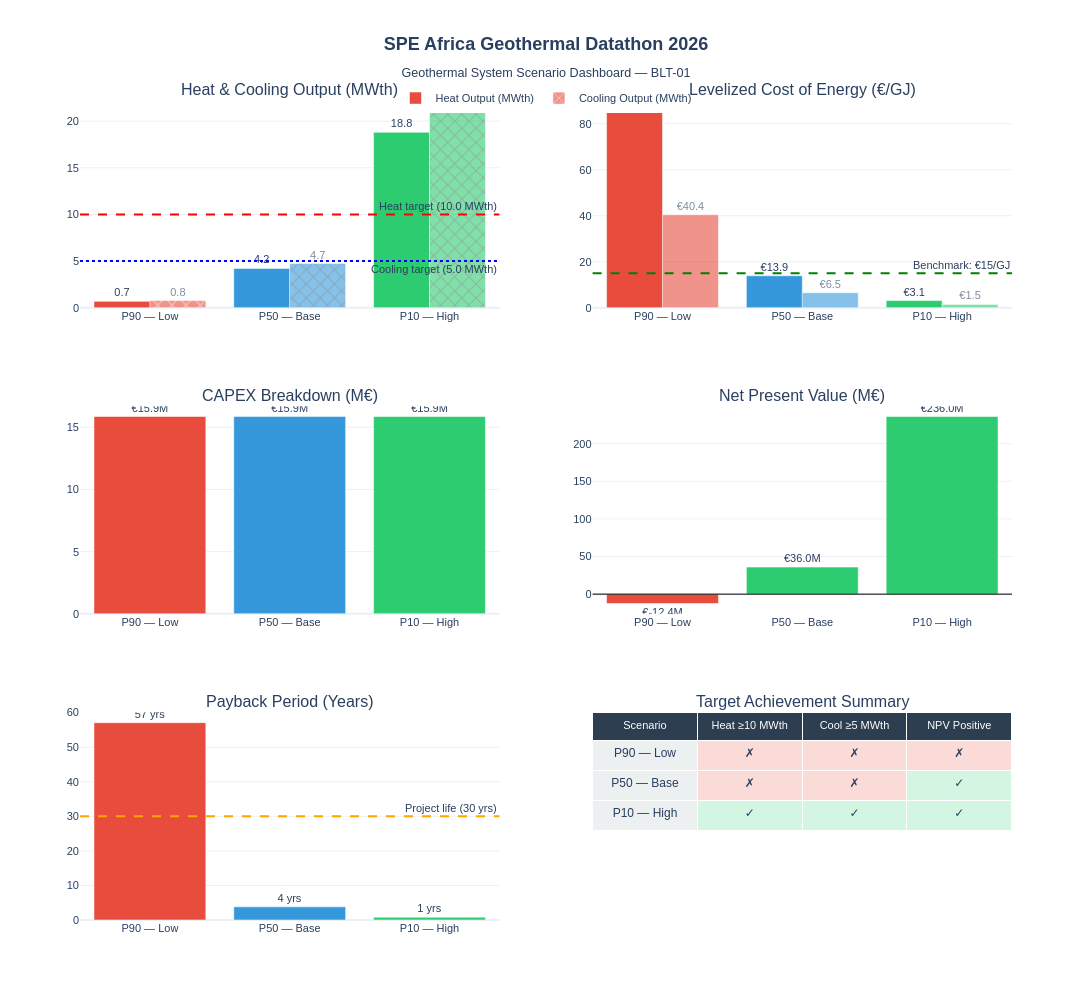

The notebook cell this image was saved under:
### Markdown cell above
## 2. Build the full dashboard figure

### Code cell
scenario_colors = {
    "P90": "#e74c3c",
    "P50": "#3498db",
    "P10": "#2ecc71",
}

def get_color(name):
    for k, v in scenario_colors.items():
        if k in name:
            return v
    return "#95a5a6"

colors = [get_color(s) for s in results["Scenario"]]
scenarios = results["Scenario"].tolist()

fig = make_subplots(
    rows=3, cols=2,
    subplot_titles=[
        "Heat & Cooling Output (MWth)",
        "Levelized Cost of Energy (€/GJ)",
        "CAPEX Breakdown (M€)",
        "Net Present Value (M€)",
        "Payback Period (Years)",
        "Target Achievement Summary",
    ],
    specs=[
        [{"type": "xy"}, {"type": "xy"}],
        [{"type": "xy"}, {"type": "xy"}],
        [{"type": "xy"}, {"type": "table"}],
    ],
    vertical_spacing=0.12,
    horizontal_spacing=0.10,
)

# ── Panel 1: Heat and Cooling Output ──
fig.add_trace(go.Bar(
    name="Heat Output (MWth)",
    x=scenarios,
    y=results["Heat Output (MWth)"],
    marker_color=colors,
    text=[f"{v:.1f}" for v in results["Heat Output (MWth)"]],
    textposition="outside",
    showlegend=True,
), row=1, col=1)

fig.add_trace(go.Bar(
    name="Cooling Output (MWth)",
    x=scenarios,
    y=results["Cooling Output (MWth)"],
    marker_color=colors,
    marker_pattern_shape="x",
    opacity=0.6,
    text=[f"{v:.1f}" for v in results["Cooling Output (MWth)"]],
    textposition="outside",
    showlegend=True,
), row=1, col=1)

# Target lines
fig.add_hline(y=CFG["targets"]["heat_mwth"], line_dash="dash",
              line_color="red", row=1, col=1,
              annotation_text=f"Heat target ({CFG['targets']['heat_mwth']} MWth)",
              annotation_position="top right")
fig.add_hline(y=CFG["targets"]["cooling_mwth"], line_dash="dot",
              line_color="blue", row=1, col=1,
              annotation_text=f"Cooling target ({CFG['targets']['cooling_mwth']} MWth)",
              annotation_position="bottom right")

# ── Panel 2: LCoE comparison ──
fig.add_trace(go.Bar(
    name="LCoE Heat (€/GJ)",
    x=scenarios,
    y=results["LCoE Heat (€/GJ)"],
    marker_color=colors,
    text=[f"€{v:.1f}" for v in results["LCoE Heat (€/GJ)"]],
    textposition="outside",
    showlegend=False,
), row=1, col=2)

fig.add_trace(go.Bar(
    name="LCoE Blended (€/GJ)",
    x=scenarios,
    y=results["LCoE Blended (€/GJ)"],
    marker_color=colors,
    opacity=0.6,
    text=[f"€{v:.1f}" for v in results["LCoE Blended (€/GJ)"]],
    textposition="outside",
    showlegend=False,
), row=1, col=2)

# Reference: Dutch district heating benchmark ~15 €/GJ
fig.add_hline(y=15, line_dash="dash", line_color="green", row=1, col=2,
              annotation_text="Benchmark: €15/GJ", annotation_position="top right")

# ── Panel 3: CAPEX ──
fig.add_trace(go.Bar(
    name="CAPEX (M€)",
    x=scenarios,
    y=results["CAPEX (M€)"],
    marker_color=colors,
    text=[f"€{v:.1f}M" for v in results["CAPEX (M€)"]],
    textposition="outside",
    showlegend=False,
), row=2, col=1)

# ── Panel 4: NPV ──
npv_colors = ["#2ecc71" if v >= 0 else "#e74c3c" for v in results["NPV (M€)"]]
fig.add_trace(go.Bar(
    name="NPV (M€)",
    x=scenarios,
    y=results["NPV (M€)"],
    marker_color=npv_colors,
    text=[f"€{v:.1f}M" for v in results["NPV (M€)"]],
    textposition="outside",
    showlegend=False,
), row=2, col=2)
fig.add_hline(y=0, line_color="black", line_width=1, row=2, col=2)

# ── Panel 5: Payback period ──
fig.add_trace(go.Bar(
    name="Payback (yrs)",
    x=scenarios,
    y=results["Payback (yrs)"],
    marker_color=colors,
    text=[f"{v:.0f} yrs" for v in results["Payback (yrs)"]],
    textposition="outside",
    showlegend=False,
), row=3, col=1)
fig.add_hline(y=CFG["economics"]["lifetime_years"], line_dash="dash",
              line_color="orange", row=3, col=1,
              annotation_text=f"Project life ({CFG['economics']['lifetime_years']} yrs)")

# ── Panel 6: Target achievement table ──
heat_met    = ["✓" if v else "✗" for v in results["Meets Heat Target"]]
cooling_met = ["✓" if v else "✗" for v in results["Meets Cooling Target"]]

fig.add_trace(go.Table(
    header=dict(
        values=["Scenario", "Heat ≥10 MWth", "Cool ≥5 MWth", "NPV Positive"],
        fill_color="#2c3e50",
        font=dict(color="white", size=11),
        align="center",
    ),
    cells=dict(
        values=[
            scenarios,
            heat_met,
            cooling_met,
            ["✓" if v >= 0 else "✗" for v in results["NPV (M€)"]],
        ],
        fill_color=[
            ["#ecf0f1"] * len(scenarios),
            ["#d5f5e3" if v=="✓" else "#fadbd8" for v in heat_met],
            ["#d5f5e3" if v=="✓" else "#fadbd8" for v in cooling_met],
            ["#d5f5e3" if v >= 0 else "#fadbd8" for v in results["NPV (M€)"]],
        ],
        font=dict(size=12),
        align="center",
        height=30,
    ),
), row=3, col=2)

fig.update_layout(
    title=dict(
        text=(f"<b>SPE Africa Geothermal Datathon 2026</b><br>"
              f"<sub>Geothermal System Scenario Dashboard — {results['Well'].iloc[0]}</sub>"),
        x=0.5,
        font=dict(size=18),
    ),
    height=1000,
    width=1400,
    template="plotly_white",
    barmode="group",
    showlegend=True,
    legend=dict(orientation="h", x=0.5, xanchor="center", y=1.02),
    font=dict(family="Arial", size=11),
)

fig.show()
print("Dashboard rendered.")

### Figure 1 — Plotly figure (JSON) as saved in the notebook; plotly's stock layout.template omitted (floating-point values rounded to 4 significant figures)
{"data": [{"marker": {"color": ["#e74c3c", "#3498db", "#2ecc71"]}, "name": "Heat Output (MWth)", "showlegend": true, "text": ["0.7", "4.2", "18.8"], "textposition": "outside", "type": "bar", "x": ["P90 — Low", "P50 — Base", "P10 — High"], "xaxis": "x", "y": [0.682, 4.21, 18.81], "yaxis": "y"}, {"marker": {"color": ["#e74c3c", "#3498db", "#2ecc71"], "pattern": {"shape": "x"}}, "name": "Cooling Output (MWth)", "opacity": 0.6, "showlegend": true, "text": ["0.8", "4.7", "21.2"], "textposition": "outside", "type": "bar", "x": ["P90 — Low", "P50 — Base", "P10 — High"], "xaxis": "x", "y": [0.767, 4.736, 21.16], "yaxis": "y"}, {"marker": {"color": ["#e74c3c", "#3498db", "#2ecc71"]}, "name": "LCoE Heat (€/GJ)", "showlegend": false, "text": ["€85.8", "€13.9", "€3.1"], "textposition": "outside", "type": "bar", "x": ["P90 — Low", "P50 — Base", "P10 — High"], "xaxis": "x2", "y": [85.83, 13.9, 3.11], "yaxis": "y2"}, {"marker": {"color": ["#e74c3c", "#3498db", "#2ecc71"]}, "name": "LCoE Blended (€/GJ)", "opacity": 0.6, "showlegend": false, "text": ["€40.4", "€6.5", "€1.5"], "textposition": "outside", "type": "bar", "x": ["P90 — Low", "P50 — Base", "P10 — High"], "xaxis": "x2", "y": [40.4, 6.54, 1.46], "yaxis": "y2"}, {"marker": {"color": ["#e74c3c", "#3498db", "#2ecc71"]}, "name": "CAPEX (M€)", "showlegend": false, "text": ["€15.9M", "€15.9M", "€15.9M"], "textposition": "outside", "type": "bar", "x": ["P90 — Low", "P50 — Base", "P10 — High"], "xaxis": "x3", "y": [15.86, 15.86, 15.86], "yaxis": "y3"}, {"marker": {"color": ["#e74c3c", "#2ecc71", "#2ecc71"]}, "name": "NPV (M€)", "showlegend": false, "text": ["€-12.4M", "€36.0M", "€236.0M"], "textposition": "outside", "type": "bar", "x": ["P90 — Low", "P50 — Base", "P10 — High"], "xaxis": "x4", "y": [-12.41, 35.95, 236.0], "yaxis": "y4"}, {"marker": {"color": ["#e74c3c", "#3498db", "#2ecc71"]}, "name": "Payback (yrs)", "showlegend": false, "text": ["57 yrs", "4 yrs", "1 yrs"], "textposition": "outside", "type": "bar", "x": ["P90 — Low", "P50 — Base", "P10 — High"], "xaxis": "x5", "y": [57.1, 3.8, 0.8], "yaxis": "y5"}, {"cells": {"align": "center", "fill": {"color": [["#ecf0f1", "#ecf0f1", "#ecf0f1"], ["#fadbd8", "#fadbd8", "#d5f5e3"], ["#fadbd8", "#fadbd8", "#d5f5e3"], ["#fadbd8", "#d5f5e3", "#d5f5e3"]]}, "font": {"size": 12}, "height": 30, "values": [["P90 — Low", "P50 — Base", "P10 — High"], ["✗", "✗", "✓"], ["✗", "✗", "✓"], ["✗", "✓", "✓"]]}, "domain": {"x": [0.55, 1.0], "y": [0.0, 0.2533]}, "header": {"align": "center", "fill": {"color": "#2c3e50"}, "font": {"color": "white", "size": 11}, "values": ["Scenario", "Heat ≥10 MWth", "Cool ≥5 MWth", "NPV Positive"]}, "type": "table"}], "layout": {"annotations": [{"font": {"size": 16}, "showarrow": false, "text": "Heat & Cooling Output (MWth)", "x": 0.225, "xanchor": "center", "xref": "paper", "y": 1.0, "yanchor": "bottom", "yref": "paper"}, {"font": {"size": 16}, "showarrow": false, "text": "Levelized Cost of Energy (€/GJ)", "x": 0.775, "xanchor": "center", "xref": "paper", "y": 1.0, "yanchor": "bottom", "yref": "paper"}, {"font": {"size": 16}, "showarrow": false, "text": "CAPEX Breakdown (M€)", "x": 0.225, "xanchor": "center", "xref": "paper", "y": 0.6267, "yanchor": "bottom", "yref": "paper"}, {"font": {"size": 16}, "showarrow": false, "text": "Net Present Value (M€)", "x": 0.775, "xanchor": "center", "xref": "paper", "y": 0.6267, "yanchor": "bottom", "yref": "paper"}, {"font": {"size": 16}, "showarrow": false, "text": "Payback Period (Years)", "x": 0.225, "xanchor": "center", "xref": "paper", "y": 0.2533, "yanchor": "bottom", "yref": "paper"}, {"font": {"size": 16}, "showarrow": false, "text": "Target Achievement Summary", "x": 0.775, "xanchor": "center", "xref": "paper", "y": 0.2533, "yanchor": "bottom", "yref": "paper"}, {"showarrow": false, "text": "Heat target (10.0 MWth)", "x": 1, "xanchor": "right", "xref": "x domain", "y": 10.0, "yanchor": "bottom", "yref": "y"}, {"showarrow": false, "text": "Cooling target (5.0 MWth)", "x": 1, "xanchor": "right", "xref": "x domain", "y": 5.0, "yanchor": "top", "yref": "y"}, {"showarrow": false, "text": "Benchmark: €15/GJ", "x": 1, "xanchor": "right", "xref": "x2 domain", "y": 15, "yanchor": "bottom", "yref": "y2"}, {"showarrow": false, "text": "Project life (30 yrs)", "x": 1, "xanchor": "right", "xref": "x5 domain", "y": 30, "yanchor": "bottom", "yref": "y5"}], "barmode": "group", "font": {"family": "Arial", "size": 11}, "height": 1000, "legend": {"orientation": "h", "x": 0.5, "xanchor": "center", "y": 1.02}, "shapes": [{"line": {"color": "red", "dash": "dash"}, "type": "line", "x0": 0, "x1": 1, "xref": "x domain", "y0": 10.0, "y1": 10.0, "yref": "y"}, {"line": {"color": "blue", "dash": "dot"}, "type": "line", "x0": 0, "x1": 1, "xref": "x domain", "y0": 5.0, "y1": 5.0, "yref": "y"}, {"line": {"color": "green", "dash": "dash"}, "type": "line", "x0": 0, "x1": 1, "xref": "x2 domain", "y0": 15, "y1": 15, "yref": "y2"}, {"line": {"color": "black", "width": 1}, "type": "line", "x0": 0, "x1": 1, "xref": "x4 domain", "y0": 0, "y1": 0, "yref": "y4"}, {"line": {"color": "orange", "dash": "dash"}, "type": "line", "x0": 0, "x1": 1, "xref": "x5 domain", "y0": 30, "y1": 30, "yref": "y5"}], "showlegend": true, "title": {"font": {"size": 18}, "text": "<b>SPE Africa Geothermal Datathon 2026</b><br><sub>Geothermal System Scenario Dashboard — BLT-01</sub>", "x": 0.5}, "width": 1400, "xaxis": {"anchor": "y", "domain": [0.0, 0.45]}, "xaxis2": {"anchor": "y2", "domain": [0.55, 1.0]}, "xaxis3": {"anchor": "y3", "domain": [0.0, 0.45]}, "xaxis4": {"anchor": "y4", "domain": [0.55, 1.0]}, "xaxis5": {"anchor": "y5", "domain": [0.0, 0.45]}, "yaxis": {"anchor": "x", "domain": [0.7467, 1.0]}, "yaxis2": {"anchor": "x2", "domain": [0.7467, 1.0]}, "yaxis3": {"anchor": "x3", "domain": [0.3733, 0.6267]}, "yaxis4": {"anchor": "x4", "domain": [0.3733, 0.6267]}, "yaxis5": {"anchor": "x5", "domain": [0.0, 0.2533]}}}
